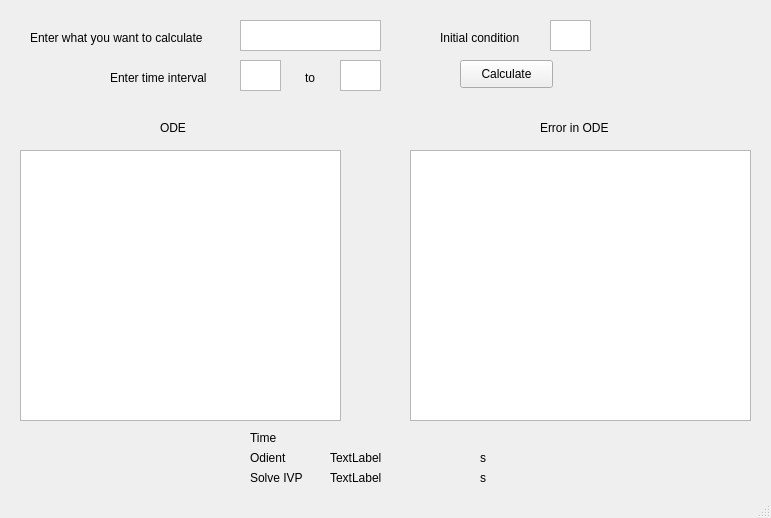
<?xml version="1.0" encoding="UTF-8"?>
<ui version="4.0">
 <class>GUI</class>
 <widget class="QMainWindow" name="GUI">
  <property name="geometry">
   <rect>
    <x>0</x>
    <y>0</y>
    <width>771</width>
    <height>518</height>
   </rect>
  </property>
  <property name="windowTitle">
   <string>gui</string>
  </property>
  <widget class="QWidget" name="centralwidget">
   <widget class="QLabel" name="label">
    <property name="geometry">
     <rect>
      <x>30</x>
      <y>30</y>
      <width>187</width>
      <height>16</height>
     </rect>
    </property>
    <property name="text">
     <string>Enter what you want to calculate</string>
    </property>
   </widget>
   <widget class="QTextEdit" name="equation">
    <property name="geometry">
     <rect>
      <x>240</x>
      <y>20</y>
      <width>141</width>
      <height>31</height>
     </rect>
    </property>
   </widget>
   <widget class="QLabel" name="label_2">
    <property name="geometry">
     <rect>
      <x>110</x>
      <y>70</y>
      <width>105</width>
      <height>16</height>
     </rect>
    </property>
    <property name="text">
     <string>Enter time interval</string>
    </property>
   </widget>
   <widget class="QTextEdit" name="t1">
    <property name="geometry">
     <rect>
      <x>240</x>
      <y>60</y>
      <width>41</width>
      <height>31</height>
     </rect>
    </property>
   </widget>
   <widget class="QTextEdit" name="t2">
    <property name="geometry">
     <rect>
      <x>340</x>
      <y>60</y>
      <width>41</width>
      <height>31</height>
     </rect>
    </property>
   </widget>
   <widget class="QLabel" name="label_3">
    <property name="geometry">
     <rect>
      <x>305</x>
      <y>70</y>
      <width>11</width>
      <height>16</height>
     </rect>
    </property>
    <property name="text">
     <string>to</string>
    </property>
   </widget>
   <widget class="QGraphicsView" name="g1">
    <property name="geometry">
     <rect>
      <x>20</x>
      <y>150</y>
      <width>321</width>
      <height>271</height>
     </rect>
    </property>
   </widget>
   <widget class="QGraphicsView" name="g2">
    <property name="geometry">
     <rect>
      <x>410</x>
      <y>150</y>
      <width>341</width>
      <height>271</height>
     </rect>
    </property>
   </widget>
   <widget class="QLabel" name="label_4">
    <property name="geometry">
     <rect>
      <x>160</x>
      <y>120</y>
      <width>55</width>
      <height>16</height>
     </rect>
    </property>
    <property name="text">
     <string>ODE</string>
    </property>
   </widget>
   <widget class="QLabel" name="label_5">
    <property name="geometry">
     <rect>
      <x>540</x>
      <y>120</y>
      <width>71</width>
      <height>16</height>
     </rect>
    </property>
    <property name="text">
     <string>Error in ODE</string>
    </property>
   </widget>
   <widget class="QLabel" name="label_6">
    <property name="geometry">
     <rect>
      <x>250</x>
      <y>450</y>
      <width>55</width>
      <height>16</height>
     </rect>
    </property>
    <property name="text">
     <string>Odient</string>
    </property>
   </widget>
   <widget class="QLabel" name="label_7">
    <property name="geometry">
     <rect>
      <x>250</x>
      <y>470</y>
      <width>55</width>
      <height>16</height>
     </rect>
    </property>
    <property name="text">
     <string>Solve IVP</string>
    </property>
   </widget>
   <widget class="QLabel" name="time1">
    <property name="geometry">
     <rect>
      <x>330</x>
      <y>450</y>
      <width>141</width>
      <height>16</height>
     </rect>
    </property>
    <property name="text">
     <string>TextLabel</string>
    </property>
   </widget>
   <widget class="QLabel" name="label_9">
    <property name="geometry">
     <rect>
      <x>250</x>
      <y>430</y>
      <width>55</width>
      <height>16</height>
     </rect>
    </property>
    <property name="text">
     <string>Time</string>
    </property>
   </widget>
   <widget class="QLabel" name="time2">
    <property name="geometry">
     <rect>
      <x>330</x>
      <y>470</y>
      <width>91</width>
      <height>16</height>
     </rect>
    </property>
    <property name="text">
     <string>TextLabel</string>
    </property>
   </widget>
   <widget class="QLabel" name="label_11">
    <property name="geometry">
     <rect>
      <x>480</x>
      <y>450</y>
      <width>6</width>
      <height>16</height>
     </rect>
    </property>
    <property name="text">
     <string>s</string>
    </property>
   </widget>
   <widget class="QLabel" name="label_12">
    <property name="geometry">
     <rect>
      <x>480</x>
      <y>470</y>
      <width>6</width>
      <height>16</height>
     </rect>
    </property>
    <property name="text">
     <string>s</string>
    </property>
   </widget>
   <widget class="QPushButton" name="b1">
    <property name="geometry">
     <rect>
      <x>460</x>
      <y>60</y>
      <width>93</width>
      <height>28</height>
     </rect>
    </property>
    <property name="text">
     <string>Calculate</string>
    </property>
   </widget>
   <widget class="QLabel" name="label_8">
    <property name="geometry">
     <rect>
      <x>440</x>
      <y>30</y>
      <width>86</width>
      <height>16</height>
     </rect>
    </property>
    <property name="text">
     <string>Initial condition</string>
    </property>
   </widget>
   <widget class="QTextEdit" name="equation_2">
    <property name="geometry">
     <rect>
      <x>550</x>
      <y>20</y>
      <width>41</width>
      <height>31</height>
     </rect>
    </property>
   </widget>
  </widget>
  <widget class="QStatusBar" name="statusbar"/>
 </widget>
 <resources/>
 <connections/>
</ui>
